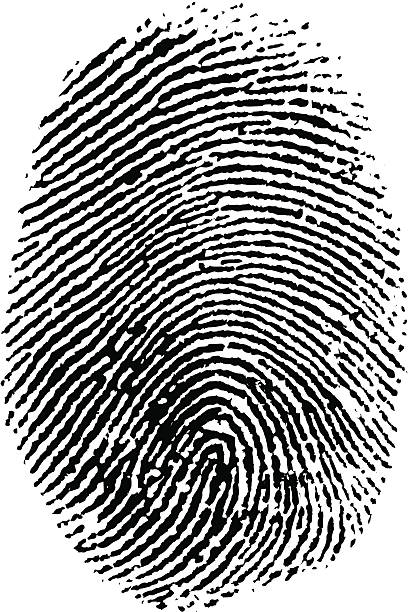
#> input picture fingerprint.jpg, 409 x 612 px
$ python app.py   (older library calls are emulated)
#> lines starting #> are read from the running program, lines starting #| are printed output that depends on the picture; after the words box and inside, x2 and y2 are one past the last pixel; in counts of white or black regions, pixels touching at a corner belong together
#> further down, img is the input picture: shape (612, 409, 3); mean B, G, R 160.2, 160.2, 160.2
import cv2
import numpy as np
from scipy import ndimage

def ridge_segment(img, block_size=16, sigma=0.5):
    """
    Segments ridges from the fingerprint image using local variance thresholding.
    """
#> called with block_size = 16, sigma = 0.5
    img = cv2.cvtColor(img, cv2.COLOR_BGR2GRAY)
#> img: shape (612, 409)
    img = cv2.GaussianBlur(img, (5, 5), 0)
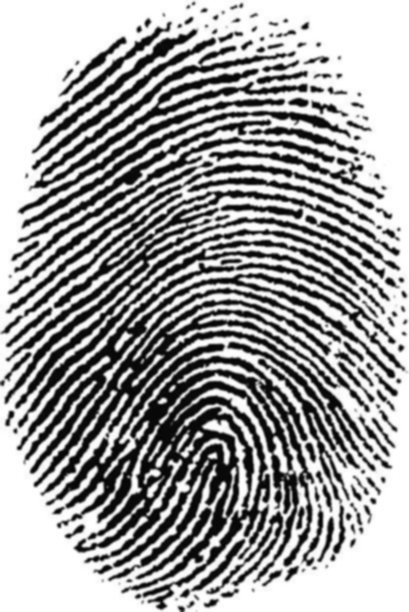
#> img: shape (612, 409); min 3, max 255, mean 160.2
    bin_img = np.zeros_like(img)
    rows, cols = img.shape
#> rows = 612; cols = 409

    for i in range(0, rows, block_size):
        for j in range(0, cols, block_size):
            block = img[i:i+block_size, j:j+block_size]
            std_dev = np.std(block)
            bin_img[i:i+block_size, j:j+block_size] = (block > sigma * std_dev)
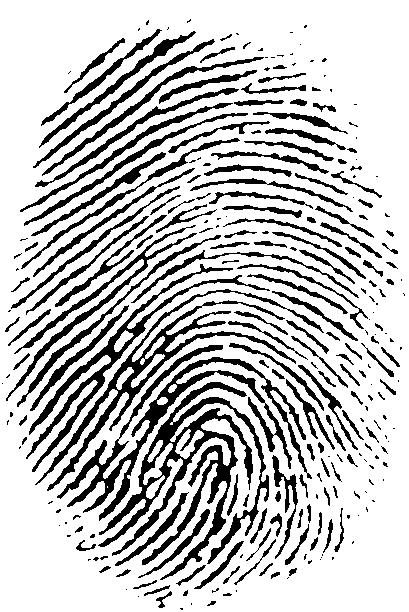
#> bin_img: shape (612, 409); values 0 (black) and 1 (white), 77% white; 265 black regions (116 under 20 px), largest, box (x1, y1, x2, y2) and area: (98, 382, 269, 580) 8056, (57, 345, 312, 521) 5830, (35, 289, 324, 491) 4630

    return bin_img

def ridge_orientation(img, block_size=16, ksize=3):
    """
    Estimates ridge orientations in the fingerprint image using gradient-based method.
    """
#> called with block_size = 16, ksize = 3
    img = cv2.cvtColor(img, cv2.COLOR_BGR2GRAY)
    rows, cols = img.shape
#> rows = 612; cols = 409
    orientations = np.zeros((rows, cols))

    for i in range(0, rows, block_size):
        for j in range(0, cols, block_size):
            block = img[i:i+block_size, j:j+block_size]
            sobelx = cv2.Sobel(block, cv2.CV_64F, 1, 0, ksize=ksize)
            sobely = cv2.Sobel(block, cv2.CV_64F, 0, 1, ksize=ksize)
            theta = np.arctan2(sobely, sobelx)
            orientations[i:i+block_size, j:j+block_size] = np.rad2deg(theta) % 180
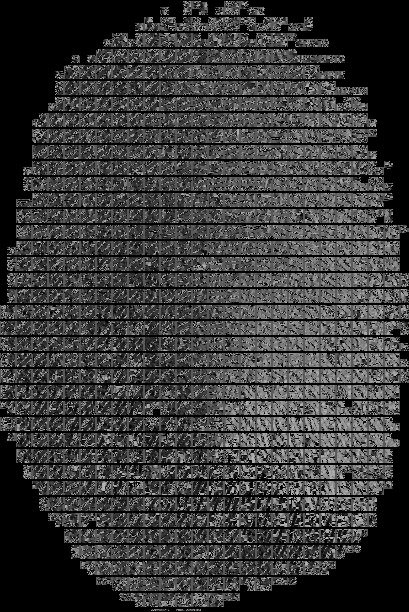
#> orientations: shape (612, 409) float64; min 0, max 179.9, mean 57.7

    return orientations

def enhance_fingerprint(img):
    """
    Enhances the fingerprint image.
    """
    # Segment ridges
    segmented_img = ridge_segment(img)

    # Estimate ridge orientation
    orientations = ridge_orientation(img)

    # Gabor filtering
    gabor_filter_bank = cv2.getGaborKernel((21, 21), 5, np.pi/2, 10, 0.5, 0, ktype=cv2.CV_32F)
    enhanced_img = np.zeros_like(segmented_img, dtype=np.float32)

    for angle in range(0, 180, 15):
        theta = np.deg2rad(angle)
        for freq in range(4, 9):
            kernel = cv2.getGaborKernel((21, 21), 5, theta, freq, 0.5, 0, ktype=cv2.CV_32F)
            filtered_img = cv2.filter2D(segmented_img, cv2.CV_32F, kernel)
            enhanced_img = np.maximum(enhanced_img, filtered_img)
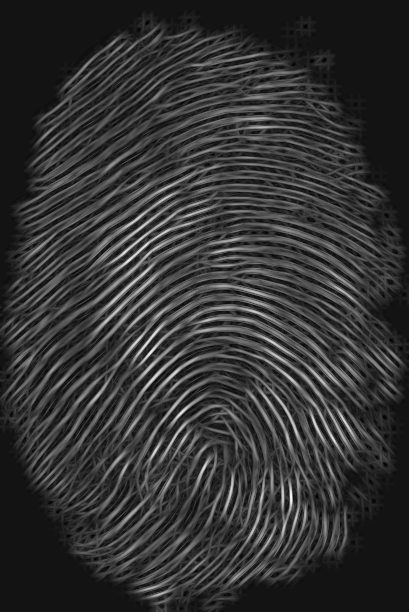
#> enhanced_img: shape (612, 409) float32; min 0, max 60.58, mean 12.3; drawn with min black and max white

    return enhanced_img

def binarize(img, threshold=127):
    """
    Binarizes the fingerprint image using a given threshold.
    """
#> called with threshold = 127
    _, binarized_img = cv2.threshold(img, threshold, 255, cv2.THRESH_BINARY)
#> binarized_img: shape (612, 409) float32; every value is 0
    return binarized_img

def thinning(img):
    """
    Applies morphological thinning to the fingerprint image.
    """
    size = np.size(img)
#> size = 250308
    skel = np.zeros(img.shape, np.uint8)
    ret, img = cv2.threshold(img, 127, 255, 0)
    element = cv2.getStructuringElement(cv2.MORPH_CROSS, (3, 3))
    done = False

    while not done:
        eroded = cv2.erode(img, element)
        temp = cv2.dilate(eroded, element)
        temp = cv2.subtract(img, temp)
        skel = cv2.bitwise_or(skel, temp)
        img = eroded.copy()

        zeros = size - cv2.countNonZero(img)
        if zeros == size:
            done = True
#> skel: shape (612, 409); every value is 0

    return skel

# Load fingerprint image
img = cv2.imread('fingerprint.jpg')

# Enhance fingerprint
enhanced_img = enhance_fingerprint(img)

# Binarize the enhanced image
binarized_img = binarize(enhanced_img)

# Apply thinning to the binarized image
#> (the run stopped early here; a loop or call above may not have finished)
